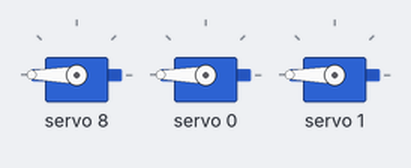
This sketch was run on a simulated Arduino Uno, built with avr-gcc and run on an emulated ATmega328P. Parts: 3 × servo. What the sketch prints to the serial monitor is not drawn.

Above: at 0.05 s.
At 3.05 s:
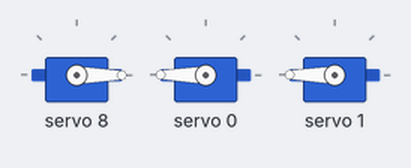
At 6.0 s:
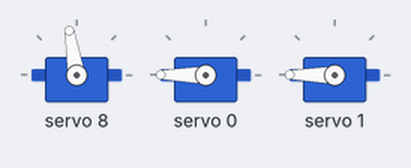
Timing chart, 0 to 7.8 s (numbered marks = the images above):
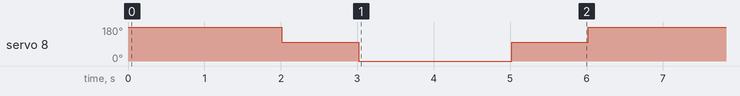

The sketch:

Drivetires_2.2.3.ino
```cpp
#include <Wire.h>
#include <Adafruit_PWMServoDriver.h>
#include <Adafruit_PCF8574.h>

// Custom Servo Motor Class
class PTservo {
  // Define the channel for the servo (0-15) 320 mid, +-225
  #define SERVOMIN  95 // This is the 'minimum' pulse length count (out of 4096)
  #define SERVOMAX  545 // This is the 'maximum' pulse length count (out of 4096)

public:
  PTservo(Adafruit_PWMServoDriver& driver, uint8_t channel) : pwmDriver(driver), pwmChannel(channel) {}

  void write(int angle) {
    // Constrain angle to range 0 to 180
    angle = constrain(angle, 0, 180);

    int pwmValue = map(angle, 0, 180, SERVOMIN, SERVOMAX);

    pwmDriver.setPWM(pwmChannel, 0, pwmValue);
  }

private:
  Adafruit_PWMServoDriver& pwmDriver;
  uint8_t pwmChannel;
};

// Custom DC Motor Class
class PTdcmotor {
public:
  PTdcmotor(Adafruit_PWMServoDriver& driver, uint8_t channel) :
      pwmDriver(driver), pwmChannel(channel) {}

  void initializePins(uint8_t in1, uint8_t in2) {
    pin1 = in1;
    pin2 = in2;
    pinMode(pin1, OUTPUT);
    pinMode(pin2, OUTPUT);
    usePcf = false;
  }

  void initializePins(uint8_t in1, uint8_t in2, Adafruit_PCF8574& pcf) {
    pin1 = in1;
    pin2 = in2;
    pcfBoard = &pcf;
    pcfBoard->pinMode(pin1, OUTPUT);
    pcfBoard->pinMode(pin2, OUTPUT);
    usePcf = true;
  }

  void write(int speed) {
    // Constrain speed to range -100 to 100
    speed = constrain(speed, -100, 100);

    // Set corresponding IN pins
    if (usePcf) {
      pcfBoard->digitalWrite(pin1, speed > 0 ? HIGH : LOW);
      pcfBoard->digitalWrite(pin2, speed < 0 ? HIGH : LOW);
    } else {
      digitalWrite(pin1, speed > 0 ? HIGH : LOW);
      digitalWrite(pin2, speed < 0 ? HIGH : LOW);
    }

    // Map pulse width to PCA9685 PWM range (0-4095)
    int pwmValue = map(abs(speed), 0, 100, 0, 4095);

    pwmDriver.setPWM(pwmChannel, 0, pwmValue);
  }

private:
  Adafruit_PWMServoDriver& pwmDriver;
  uint8_t pwmChannel;
  Adafruit_PCF8574* pcfBoard = nullptr;  // Use a pointer for the PCF8574 instance
  uint8_t pin1;
  uint8_t pin2;
  bool usePcf = false;  // Flag to check whether to use PCF8574 or regular digital pins
};

// Function to initialize PCF8574 boards
void initializeBoard(Adafruit_PCF8574& pcf, uint8_t addr) {
  if (!pcf.begin(addr)) {
    Serial.print("Couldn't find PCF8574 at address 0x");
    Serial.println(addr, HEX);
    while (1);
  }
}

// Function to initialize PCA9685 boards with frequency and address
void initializeBoard(Adafruit_PWMServoDriver &pwmBoard, int freq) {
    pwmBoard.begin();
    pwmBoard.setPWMFreq(freq);
}

// Create PCA9685 objects for different boards
Adafruit_PWMServoDriver pwm1 = Adafruit_PWMServoDriver(0x40);  // PCA9685 at address 0x40
//Adafruit_PWMServoDriver pwm2 = Adafruit_PWMServoDriver(0x70);  // PCA9685 at address 0x41
Adafruit_PCF8574 pcf1;

// Create motor and servo objects
PTdcmotor tireA = PTdcmotor(pwm1, 0);
PTdcmotor tireB = PTdcmotor(pwm1, 1);
PTservo servoA  = PTservo(pwm1, 8);

void setup() {
  Serial.begin(115200);
  Wire.begin();

  // Initialize I2C communication and each PCF8574
  Serial.println("\nInitializing PCF8574 Boards");
  initializeBoard(pcf1, 0x20);
  Serial.println("All PCF8574 Boards Initiated!\n");

  // Initialize PCA9685 boards
  Serial.println("Initializing PCA9685 Boards");
  initializeBoard(pwm1, 50);  // Initialize PCA9685 at address 0x40
  //initializeBoard(pwm2, 50);  // Initialize PCA9685 at address 0x41
  Serial.println("All PCA9685 Boards Initiated!\n");

  tireA.initializePins(0, 1, pcf1);
  tireB.initializePins(2, 3, pcf1);

  // Start with motors stopped
  tireA.write(0);
  tireB.write(0);
  servoA.write(90); // Set servo to initial position (90 degrees)
}

void loop() {
  Serial.print("A_");
  tireA.write(100);
  tireB.write(100);
  servoA.write(180);

  delay(2000);  // Run forward for 2 seconds

  tireA.write(0);
  tireB.write(0);
  servoA.write(90);

  delay(1000);  // Stop for 1 second

  tireA.write(-100);
  tireB.write(-100);
  servoA.write(0);

  delay(2000);  // Run backward for 2 seconds

  tireA.write(0);
  tireB.write(0);
  servoA.write(90);

  delay(1000);  // Stop for 1 second
}
```

Measured:
- by itself, servo 8: repeats every 6.0 s: 0° 2.0 s, 99° 1.0 s, 180° 2.0 s, 99° 1.0 s
